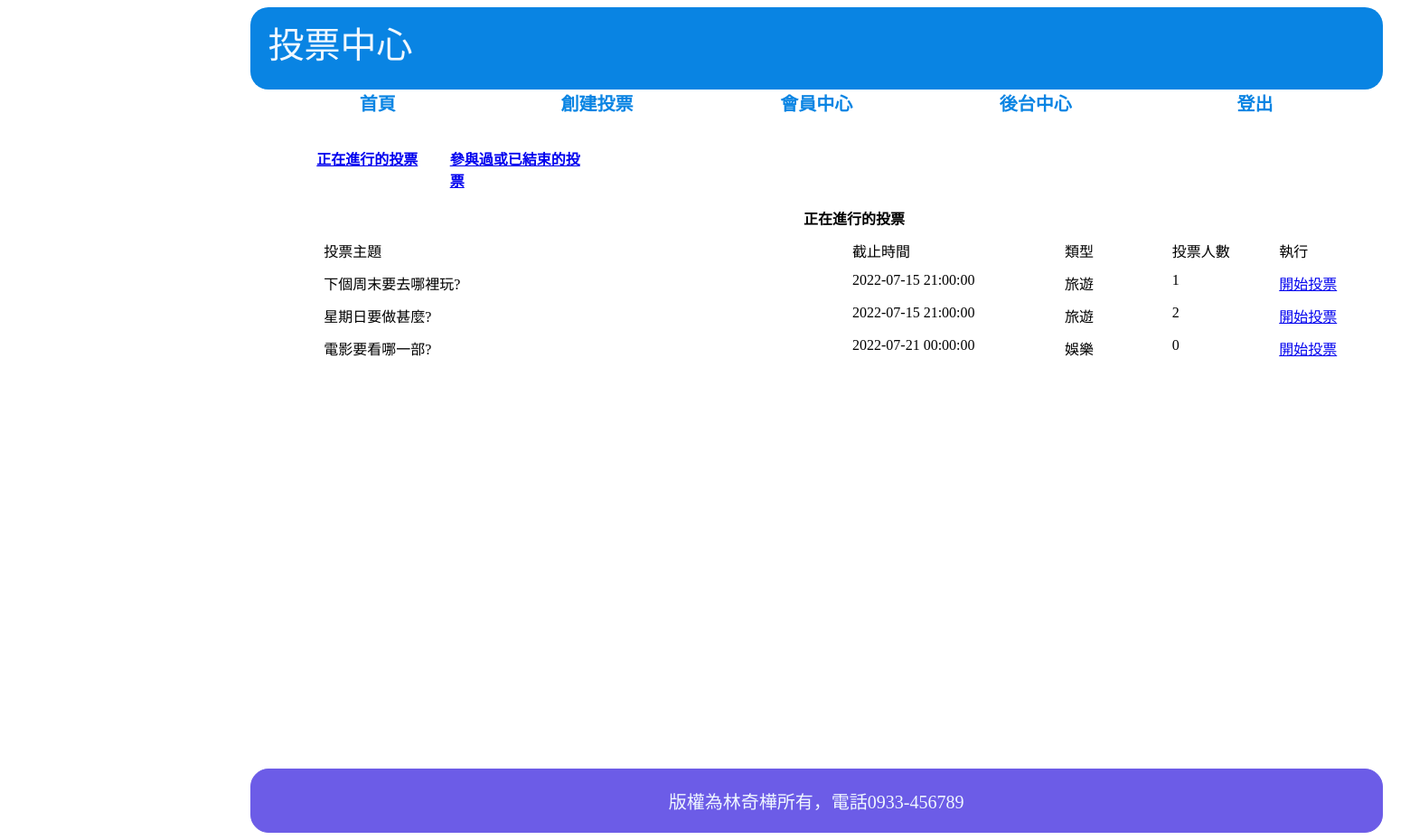
Page /front/vote_center.php?table=1 (signed in) on the committed database.
### tables this page shows
CREATE TABLE `subjects` (
  `id` int(11) UNSIGNED NOT NULL,
  `subject` varchar(128) NOT NULL COMMENT '主題描述',
  `type_id` int(11) NOT NULL,
  `multiple` tinyint(1) NOT NULL DEFAULT 0 COMMENT '單/複選',
  `mulit_limit` tinyint(2) NOT NULL DEFAULT 1 COMMENT '單/複選項目數',
  `start` datetime NOT NULL,
  `end` datetime NOT NULL,
  `total` int(11) UNSIGNED NOT NULL DEFAULT 0
);

CREATE TABLE `type` (
  `id` int(11) UNSIGNED NOT NULL,
  `name` varchar(128) NOT NULL
);

### function.php (called while the page is built, shortened)
<?php
function pdo()
{
    $dsn = "mysql:host=localhost;charset=utf8;dbname=vote";
    return  new PDO($dsn, 'root', '');
}
function all($table, ...$arg)
{
    $pdo = pdo();
    $sql = "SELECT * FROM $table ";
    return $pdo->query($sql)->fetchAll(PDO::FETCH_ASSOC);
}
function c($table, $arg)
{
    $pdo = pdo();
    $sql = "SELECT COUNT(*) FROM `$table` WHERE ";
    if (is_array($arg)) {
        foreach ($arg as $key => $value) {
            $tmp[] = "`$key`='$value'";
        }
        $sql .= implode("AND", $tmp);
    } else {
        $sql .= "$arg";
    }
    return  $pdo->query($sql)->fetchColumn();
}

### front/vote_center.php (the view, shortened to what this page needs)
<link rel="stylesheet" href="../css/body.css">
</head>
<body>
    <div id="header">
        <div>投票中心</div>
        <nav>
            <a href="../index.php">首頁</a>
            <a href="./creatvote.php">創建投票</a>
            <?php
            if (isset($_SESSION)) {
                if ($_SESSION['id'] <= 3) {
                    echo "<a href='./member_center.php'>會員中心</a>";
                    echo "<a href='../back/back.php'>後台中心</a>";
                } else {
                    echo   "<a href='./vote_center.php'>投票中心</a>";
                }
            }
            if (isset($_SESSION['user'])) {
            ?>
                <a href="../login/logout.php">登出</a>
            <?php
            } else {
            ?>
                <a href="./login.php">登入</a>
            <?php
            }
            ?>
        </nav>
    </div>
    <div id="content">
        <a href="./vote_center.php?table=1" id="voting_btn">正在進行的投票</a>
        <a href="./vote_center.php?table=2" id="voted_btn">參與過或已結束的投票</a>
        <?php
        if (isset($_GET['table']) && $_GET['table'] != "") {
            include "../function.php";
            $subjects = all('subjects');
            switch ($_GET['table']) {
                case '1':
                    echo "<table id='voting'>";
                    echo "<tr>";
                    echo "<th colspan='5'>正在進行的投票</th>";
                    echo "</tr>";
                    echo "<tr>";
                    echo "<td class='sub'>投票主題</td>";
                    echo "<td class='end'>截止時間</td>";
                    echo "<td class='typ'>類型</td>";
                    echo "<td class='tal'>投票人數</td>";
                    echo "<td class='do'>執行</td>";
                    echo "</tr>";
                    $a=1;
                    foreach ($subjects as $key => $subject) {
                        $find_log = [
                            'user_id' => $_SESSION['id'],
                            'subject_id' => $subject['id']
                        ];
                        $log = c('log', $find_log);
                        $type = all('type');
                        if ($log == 0 && strtotime($subject['end']) > strtotime(date("Y-m-d H:i:s"))) {
                            echo "<tr id='now_vote$a'>";
                            echo "<td class='sub'>{$subject['subject']}</td>";
                            echo "<td class='end'>{$subject['end']}</td>";
                            foreach ($type as $key => $typ) {
                                if ($typ['id'] == $subject['type_id']) {
                                    echo "<td class='typ'>{$typ['name']}</td>";
                                }
                            }
                            echo "<td class='tal'>{$subject['total']}</td>";
                            echo "<td class='do'><a href='./vote.php?id={$subject['id']}'>開始投票</a></td>";
                            echo "</tr>";
                            $a+=1;
                        }
                    }
                    echo "</table>";
                    break;
            }
        }
        ?>
    </div>
    <?php
   include "../back/footer.php";
   ?>
</body>
</html>

### css/body.css (style rules this page uses)
body { display: grid; width: 1880px; height: 913px; grid-template-columns: repeat(21,calc(100% / 21 )); grid-template-rows: repeat(15,1fr); }
#header { display: grid; grid-template-columns: repeat(3,1fr); grid-template-rows: repeat(2,1fr) 0.5fr; grid-column: 4/18; grid-row: 1/3; }
#header>div { width: calc(100% - 40px); height: calc(100% - 20px); background-color: #0984e3; color: aliceblue; border-radius:20px; font-size: 40px; padding:10px 20px; grid-column: 1/4; grid-row: 1/3; }
#header>nav { padding:0 20px; text-align: center; display: grid; grid-template-columns: repeat(5,1fr); grid-column: 1/4; grid-row: 3/4; }
#header>nav>a { grid-column: 1 1 1 1 1; background-color: white; color: #0984e3; border-radius:0 0 50px 50px ; text-decoration:none; font-size: 20px; font-weight: bold; }
#content { display: grid; width: 100%; grid-template-columns: repeat(17,calc(100% / 17)); grid-template-rows: repeat(20,1fr); grid-column: 4/18; grid-row: 3/15; }

### front/vote_center.php (style rules this page uses)
#voting_btn { grid-column: 2/4; grid-row: 2/3; font-weight: bold; margin-bottom: 10px; }
#voted_btn { grid-column: 4/6; grid-row: 2/3; font-weight: bold; margin-bottom: 10px; }
#voting { grid-column: 2/20; grid-row: 3/16; }
table { width: 100%; }
table th { width: 100%; justify-content: center; }
table tr { display: flex; padding: 5px; width: 100%; }
table tr .sub { width: 50%; }
table tr .end { width: 20%; }
table tr .typ { width: 10%; }
table tr .tal { width: 10%; }
table tr .do { width: 10%; }

### rows in the picture
subjects: subject "下個周末要去哪裡玩?", end "2022-07-15 21:00:00", total "1"
type: name "旅遊"
subjects: subject "星期日要做甚麼?", end "2022-07-15 21:00:00", total "2"
subjects: subject "電影要看哪一部?", end "2022-07-21 00:00:00", total "0"
type: name "娛樂"
